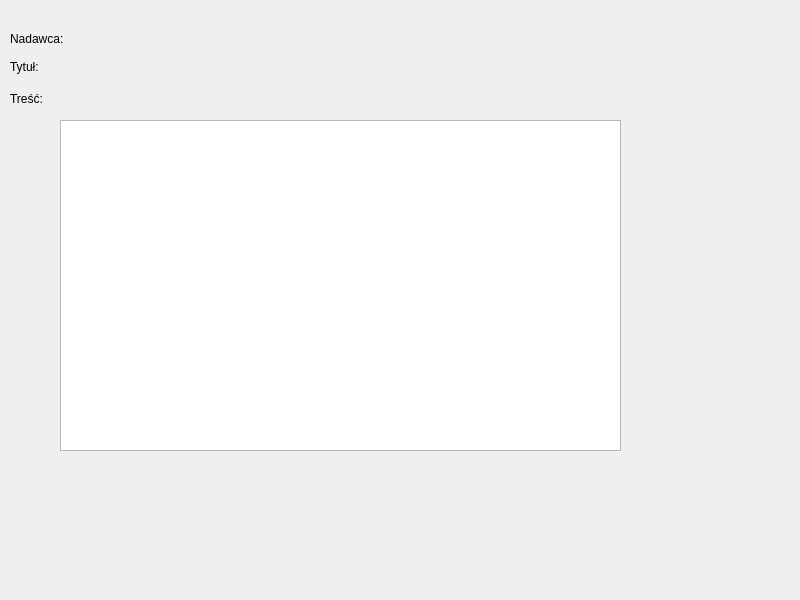
<?xml version="1.0" encoding="UTF-8"?>
<ui version="4.0">
 <class>Inbox</class>
 <widget class="QMainWindow" name="Inbox">
  <property name="geometry">
   <rect>
    <x>0</x>
    <y>0</y>
    <width>800</width>
    <height>600</height>
   </rect>
  </property>
  <property name="windowTitle">
   <string>MainWindow</string>
  </property>
  <widget class="QWidget" name="centralwidget">
   <widget class="QLabel" name="label">
    <property name="geometry">
     <rect>
      <x>10</x>
      <y>30</y>
      <width>131</width>
      <height>17</height>
     </rect>
    </property>
    <property name="text">
     <string>Nadawca:</string>
    </property>
   </widget>
   <widget class="QLabel" name="label_2">
    <property name="geometry">
     <rect>
      <x>10</x>
      <y>57</y>
      <width>67</width>
      <height>20</height>
     </rect>
    </property>
    <property name="text">
     <string>Tytuł:</string>
    </property>
   </widget>
   <widget class="QLabel" name="label_3">
    <property name="geometry">
     <rect>
      <x>10</x>
      <y>90</y>
      <width>67</width>
      <height>17</height>
     </rect>
    </property>
    <property name="text">
     <string>Treść:</string>
    </property>
   </widget>
   <widget class="QLabel" name="label_4">
    <property name="geometry">
     <rect>
      <x>110</x>
      <y>30</y>
      <width>251</width>
      <height>17</height>
     </rect>
    </property>
    <property name="text">
     <string/>
    </property>
   </widget>
   <widget class="QLabel" name="label_5">
    <property name="geometry">
     <rect>
      <x>90</x>
      <y>60</y>
      <width>181</width>
      <height>17</height>
     </rect>
    </property>
    <property name="text">
     <string/>
    </property>
   </widget>
   <widget class="QTextBrowser" name="textBrowser">
    <property name="geometry">
     <rect>
      <x>60</x>
      <y>120</y>
      <width>561</width>
      <height>331</height>
     </rect>
    </property>
   </widget>
  </widget>
  <action name="actionReceived">
   <property name="icon">
    <iconset>
     <normaloff>IMG/received.png</normaloff>IMG/received.png</iconset>
   </property>
   <property name="text">
    <string>Received</string>
   </property>
  </action>
  <action name="actionSend">
   <property name="icon">
    <iconset>
     <normaloff>IMG/send.png</normaloff>IMG/send.png</iconset>
   </property>
   <property name="text">
    <string>Send</string>
   </property>
  </action>
  <action name="actionExit">
   <property name="icon">
    <iconset>
     <normaloff>IMG/exit.png</normaloff>IMG/exit.png</iconset>
   </property>
   <property name="text">
    <string>Exit</string>
   </property>
  </action>
 </widget>
 <resources/>
 <connections/>
</ui>
